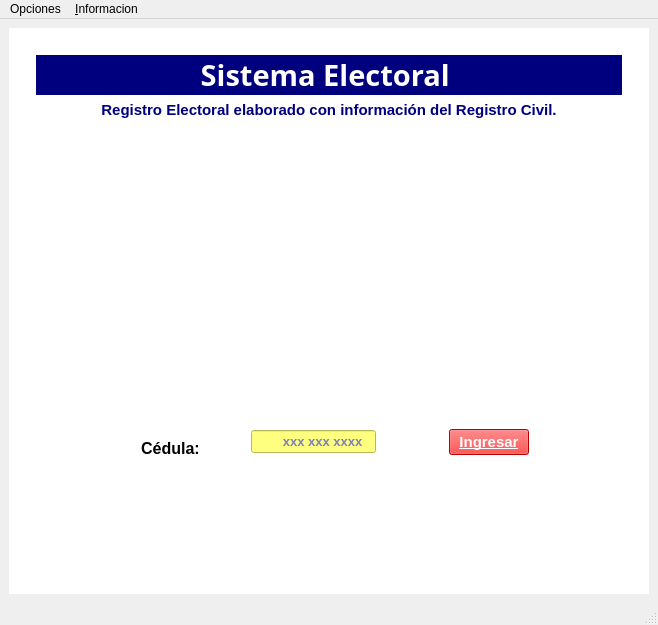
<?xml version="1.0" encoding="UTF-8"?>
<ui version="4.0">
 <class>Login</class>
 <widget class="QMainWindow" name="Login">
  <property name="geometry">
   <rect>
    <x>0</x>
    <y>0</y>
    <width>658</width>
    <height>625</height>
   </rect>
  </property>
  <property name="windowTitle">
   <string>Login</string>
  </property>
  <property name="windowIcon">
   <iconset resource="Recursos.qrc">
    <normaloff>:/Recursos/descarga (1).jpg</normaloff>:/Recursos/descarga (1).jpg</iconset>
  </property>
  <widget class="QWidget" name="centralwidget">
   <layout class="QGridLayout" name="gridLayout">
    <item row="0" column="0">
     <layout class="QHBoxLayout" name="horizontalLayout_2">
      <item>
       <widget class="QWidget" name="widget" native="true">
        <property name="styleSheet">
         <string notr="true">background-color: rgb(255, 255, 255);

</string>
        </property>
        <layout class="QVBoxLayout" name="verticalLayout">
         <item>
          <widget class="QWidget" name="widget_2" native="true">
           <layout class="QVBoxLayout" name="verticalLayout_2">
            <item>
             <widget class="QWidget" name="widget_7" native="true">
              <layout class="QVBoxLayout" name="verticalLayout_3">
               <item>
                <widget class="QLabel" name="label">
                 <property name="font">
                  <font>
                   <family>Myanmar Text</family>
                   <pointsize>18</pointsize>
                  </font>
                 </property>
                 <property name="styleSheet">
                  <string notr="true">background-color: rgb(0, 0, 127);
color: rgb(255, 255, 255);
</string>
                 </property>
                 <property name="text">
                  <string>&lt;html&gt;&lt;head/&gt;&lt;body&gt;&lt;p align=&quot;center&quot;&gt;&lt;span style=&quot; font-size:22pt; font-weight:600; color:#ffffff;&quot;&gt;Sistema Electoral &lt;/span&gt;&lt;/p&gt;&lt;/body&gt;&lt;/html&gt;</string>
                 </property>
                </widget>
               </item>
               <item>
                <layout class="QVBoxLayout" name="verticalLayout_4">
                 <item>
                  <widget class="QLabel" name="label_3">
                   <property name="text">
                    <string>&lt;html&gt;&lt;head/&gt;&lt;body&gt;&lt;p align=&quot;center&quot;&gt;&lt;span style=&quot; font-size:11pt; font-weight:600; color:#00007f;&quot;&gt;Registro Electoral elaborado con información del Registro Civil.&lt;/span&gt;&lt;/p&gt;&lt;/body&gt;&lt;/html&gt;</string>
                   </property>
                  </widget>
                 </item>
                </layout>
               </item>
              </layout>
             </widget>
            </item>
            <item>
             <widget class="QWidget" name="widget_8" native="true">
              <property name="minimumSize">
               <size>
                <width>0</width>
                <height>150</height>
               </size>
              </property>
              <property name="styleSheet">
               <string notr="true">image: url(:/Recursos/LOGO_CNE.png);</string>
              </property>
             </widget>
            </item>
           </layout>
          </widget>
         </item>
         <item>
          <widget class="QWidget" name="widget_3" native="true">
           <property name="styleSheet">
            <string notr="true"/>
           </property>
           <layout class="QHBoxLayout" name="horizontalLayout_3">
            <item>
             <spacer name="horizontalSpacer_4">
              <property name="orientation">
               <enum>Qt::Horizontal</enum>
              </property>
              <property name="sizeHint" stdset="0">
               <size>
                <width>40</width>
                <height>20</height>
               </size>
              </property>
             </spacer>
            </item>
            <item>
             <spacer name="horizontalSpacer_5">
              <property name="orientation">
               <enum>Qt::Horizontal</enum>
              </property>
              <property name="sizeHint" stdset="0">
               <size>
                <width>40</width>
                <height>20</height>
               </size>
              </property>
             </spacer>
            </item>
            <item>
             <widget class="QWidget" name="widget_5" native="true">
              <property name="styleSheet">
               <string notr="true"/>
              </property>
              <layout class="QVBoxLayout" name="verticalLayout_5">
               <item>
                <spacer name="verticalSpacer_3">
                 <property name="orientation">
                  <enum>Qt::Vertical</enum>
                 </property>
                 <property name="sizeHint" stdset="0">
                  <size>
                   <width>20</width>
                   <height>40</height>
                  </size>
                 </property>
                </spacer>
               </item>
               <item>
                <spacer name="verticalSpacer_2">
                 <property name="orientation">
                  <enum>Qt::Vertical</enum>
                 </property>
                 <property name="sizeHint" stdset="0">
                  <size>
                   <width>20</width>
                   <height>40</height>
                  </size>
                 </property>
                </spacer>
               </item>
               <item>
                <spacer name="verticalSpacer_5">
                 <property name="orientation">
                  <enum>Qt::Vertical</enum>
                 </property>
                 <property name="sizeHint" stdset="0">
                  <size>
                   <width>20</width>
                   <height>40</height>
                  </size>
                 </property>
                </spacer>
               </item>
               <item>
                <spacer name="verticalSpacer_6">
                 <property name="orientation">
                  <enum>Qt::Vertical</enum>
                 </property>
                 <property name="sizeHint" stdset="0">
                  <size>
                   <width>20</width>
                   <height>40</height>
                  </size>
                 </property>
                </spacer>
               </item>
               <item>
                <widget class="QWidget" name="widget_4" native="true">
                 <layout class="QVBoxLayout" name="verticalLayout_6">
                  <item>
                   <widget class="QLabel" name="label_2">
                    <property name="text">
                     <string>&lt;html&gt;&lt;head/&gt;&lt;body&gt;&lt;p align=&quot;center&quot;&gt;&lt;span style=&quot; font-size:12pt; font-weight:600; color:#000000;&quot;&gt;Cédula:&lt;/span&gt;&lt;/p&gt;&lt;p align=&quot;center&quot;&gt;&lt;span style=&quot; font-size:12pt;&quot;&gt;&lt;br/&gt;&lt;/span&gt;&lt;/p&gt;&lt;/body&gt;&lt;/html&gt;</string>
                    </property>
                   </widget>
                  </item>
                  <item>
                   <spacer name="verticalSpacer_4">
                    <property name="orientation">
                     <enum>Qt::Vertical</enum>
                    </property>
                    <property name="sizeHint" stdset="0">
                     <size>
                      <width>20</width>
                      <height>40</height>
                     </size>
                    </property>
                   </spacer>
                  </item>
                 </layout>
                </widget>
               </item>
               <item>
                <spacer name="verticalSpacer">
                 <property name="orientation">
                  <enum>Qt::Vertical</enum>
                 </property>
                 <property name="sizeHint" stdset="0">
                  <size>
                   <width>20</width>
                   <height>40</height>
                  </size>
                 </property>
                </spacer>
               </item>
              </layout>
             </widget>
            </item>
            <item>
             <widget class="QWidget" name="widget_6" native="true">
              <layout class="QVBoxLayout" name="verticalLayout_7">
               <item>
                <widget class="QWidget" name="widget_13" native="true">
                 <layout class="QVBoxLayout" name="verticalLayout_8">
                  <item>
                   <widget class="QWidget" name="widget_14" native="true">
                    <layout class="QGridLayout" name="gridLayout_2">
                     <item row="0" column="0">
                      <widget class="QLineEdit" name="inCedula">
                       <property name="font">
                        <font>
                         <pointsize>10</pointsize>
                         <weight>75</weight>
                         <bold>true</bold>
                        </font>
                       </property>
                       <property name="layoutDirection">
                        <enum>Qt::LeftToRight</enum>
                       </property>
                       <property name="styleSheet">
                        <string notr="true">color: rgb(0, 0, 255);
background-color: rgb(255, 255, 127);</string>
                       </property>
                       <property name="maxLength">
                        <number>10</number>
                       </property>
                       <property name="placeholderText">
                        <string>        xxx xxx xxxx</string>
                       </property>
                      </widget>
                     </item>
                     <item row="0" column="1">
                      <spacer name="horizontalSpacer_2">
                       <property name="orientation">
                        <enum>Qt::Horizontal</enum>
                       </property>
                       <property name="sizeHint" stdset="0">
                        <size>
                         <width>40</width>
                         <height>20</height>
                        </size>
                       </property>
                      </spacer>
                     </item>
                    </layout>
                   </widget>
                  </item>
                 </layout>
                </widget>
               </item>
              </layout>
             </widget>
            </item>
            <item>
             <widget class="QPushButton" name="cmdIngresar">
              <property name="font">
               <font>
                <family>Tahoma</family>
                <pointsize>11</pointsize>
                <weight>75</weight>
                <bold>true</bold>
                <underline>true</underline>
               </font>
              </property>
              <property name="styleSheet">
               <string notr="true">color: rgb(255, 255, 255);
background-color: rgb(255, 0, 0);</string>
              </property>
              <property name="text">
               <string>Ingresar</string>
              </property>
             </widget>
            </item>
            <item>
             <spacer name="horizontalSpacer">
              <property name="orientation">
               <enum>Qt::Horizontal</enum>
              </property>
              <property name="sizeHint" stdset="0">
               <size>
                <width>40</width>
                <height>20</height>
               </size>
              </property>
             </spacer>
            </item>
            <item>
             <widget class="QWidget" name="widget_10" native="true"/>
            </item>
            <item>
             <spacer name="horizontalSpacer_3">
              <property name="orientation">
               <enum>Qt::Horizontal</enum>
              </property>
              <property name="sizeHint" stdset="0">
               <size>
                <width>40</width>
                <height>20</height>
               </size>
              </property>
             </spacer>
            </item>
           </layout>
          </widget>
         </item>
        </layout>
       </widget>
      </item>
     </layout>
    </item>
   </layout>
  </widget>
  <widget class="QMenuBar" name="menubar">
   <property name="geometry">
    <rect>
     <x>0</x>
     <y>0</y>
     <width>658</width>
     <height>25</height>
    </rect>
   </property>
   <widget class="QMenu" name="menu_Admin">
    <property name="title">
     <string>Opciones</string>
    </property>
    <addaction name="action_Iniciar_sesion"/>
    <addaction name="action_Salir"/>
   </widget>
   <widget class="QMenu" name="menu_Acerca_de">
    <property name="title">
     <string>&amp;Informacion</string>
    </property>
    <addaction name="actionA_cerca_de"/>
   </widget>
   <addaction name="menu_Admin"/>
   <addaction name="menu_Acerca_de"/>
  </widget>
  <widget class="QStatusBar" name="statusbar"/>
  <action name="action_Iniciar_sesion">
   <property name="icon">
    <iconset resource="Recursos.qrc">
     <normaloff>:/Recursos/algoritmo.png</normaloff>:/Recursos/algoritmo.png</iconset>
   </property>
   <property name="text">
    <string>&amp;Iniciar_sesion</string>
   </property>
  </action>
  <action name="action_Salir">
   <property name="icon">
    <iconset resource="Recursos.qrc">
     <normaloff>:/Recursos/hogar.png</normaloff>:/Recursos/hogar.png</iconset>
   </property>
   <property name="text">
    <string>&amp;Salir</string>
   </property>
  </action>
  <action name="actionA_cerca_de">
   <property name="icon">
    <iconset resource="Recursos.qrc">
     <normaloff>:/Recursos/algoritmo.png</normaloff>:/Recursos/algoritmo.png</iconset>
   </property>
   <property name="text">
    <string>A&amp;cerca de</string>
   </property>
  </action>
 </widget>
 <resources>
  <include location="Recursos.qrc"/>
 </resources>
 <connections/>
</ui>
